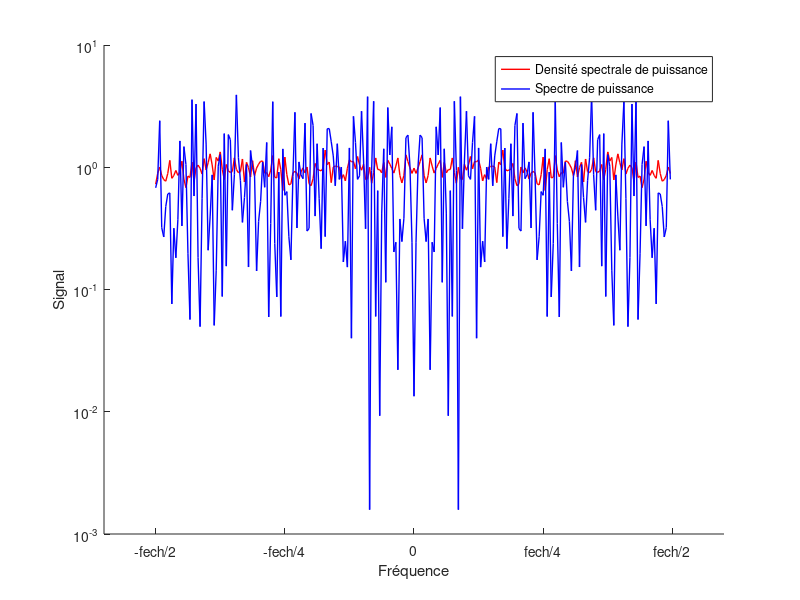

The MATLAB script that drew this image:
clc;
clear;
close all;

%% Paramètres

fech = 1e4;
fmin = fech;
fmax= fech+1000;
signal=randn(1,10000);
NFFT=256;


%% Approche par spectre de puissance

Spectre = abs(fftshift(fft(signal,NFFT)).^2)/NFFT;

%% Approche par spectrogramme

Max = ceil(length(signal)/NFFT)-1;
segments = zeros(Max,NFFT);

%%Algo
for i=1:Max-1
    segment = [signal((i-1)*NFFT+1:i*NFFT)]; % décomposer
    segments(i,:) = (abs(fftshift(fft(segment,NFFT))).^2)/NFFT;
end

DSP = mean(segments); %moyenne

%% Comparaison entre les deux approches
f = -fech/2 : fech/NFFT : fech/2-fech/NFFT;
figure();
hold on
semilogy(f,DSP,'r','linewidth',1);
semilogy(f,Spectre,'b','linewidth',1);
hold off
xlabel('Fréquence');
ylabel('Signal');
xticks([-fech/2 -fech/4 0 fech/4 fech/2])
xticklabels({'-fech/2','-fech/4','0','fech/4','fech/2'})
legend('Densité spectrale de puissance','Spectre de puissance');

%%
fminTest=mod(fmin,fech);
if(fminTest~=fmin)
    fmin=mod(fmin,fech)-fech/2;
end
fmaxTest=mod(fmax,fech);
if(fmaxTest~=fmax)
    fmax=mod(fmax,fech)-fech/2;
end


%Test=DSP(round(1+NFFT*(fmin/fech+0.5)):round(1+NFFT*(fmax/fech+0.5)));


